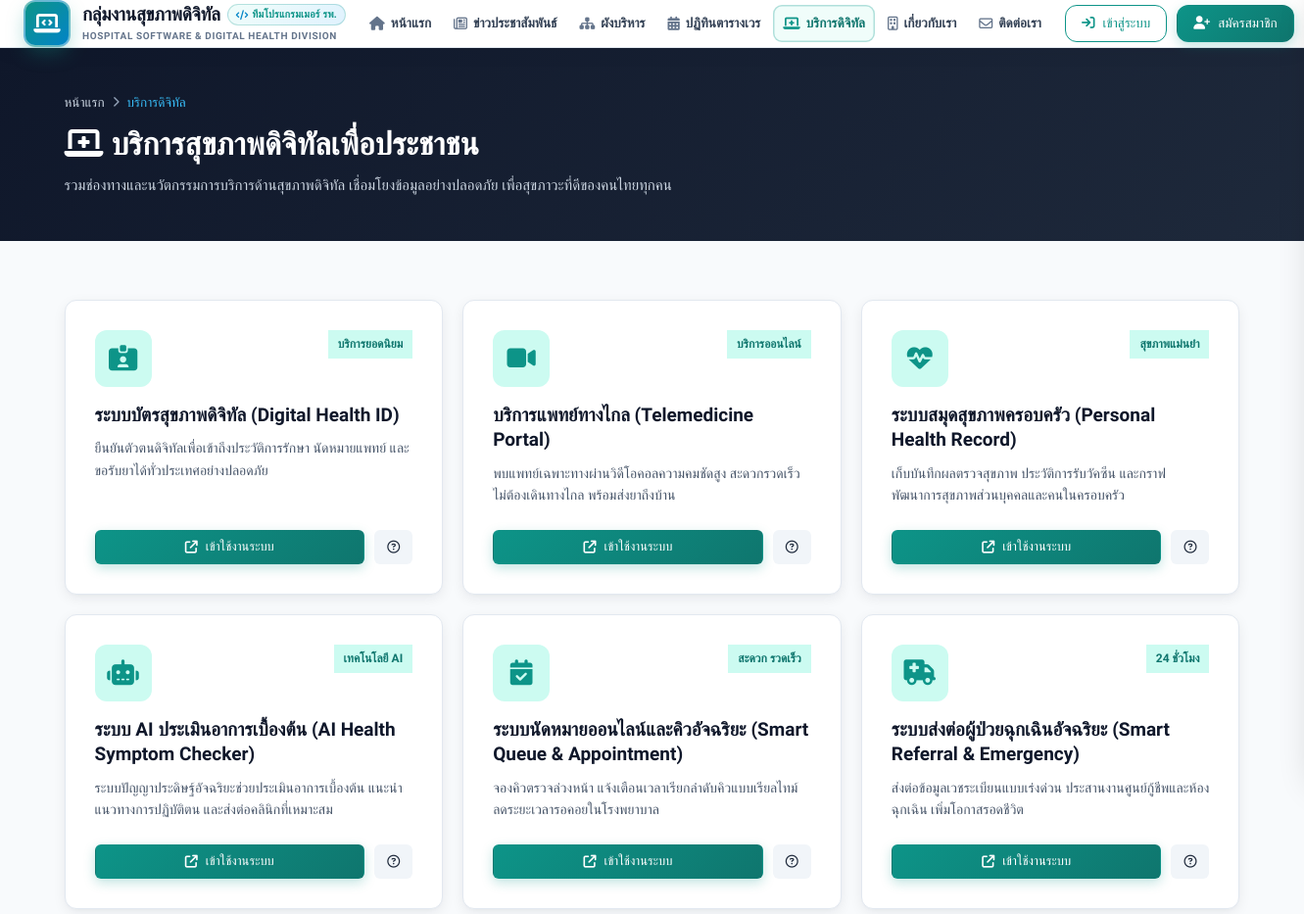
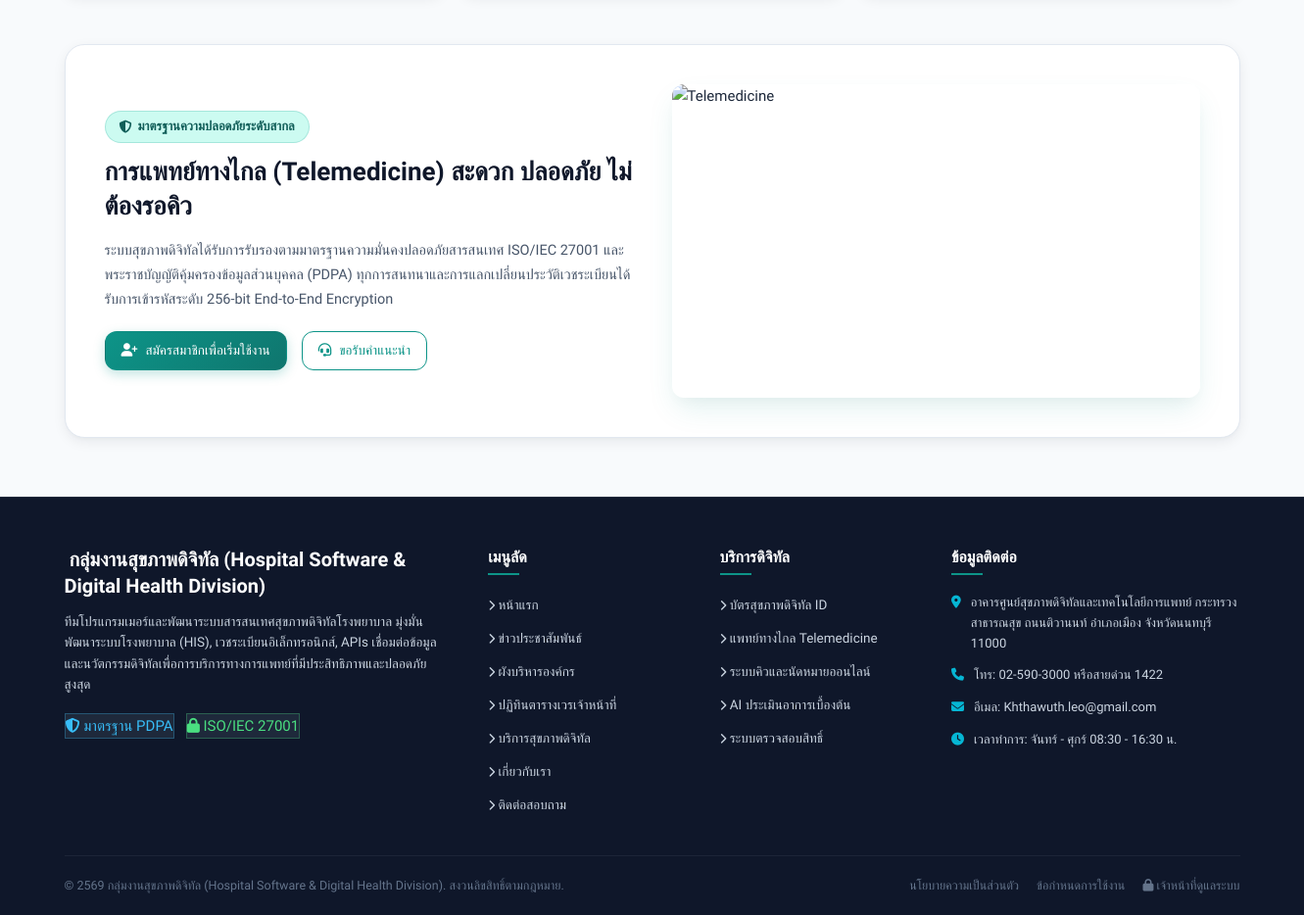
/services.php, run on the app's committed database (2 pictures, top to bottom).
### tables this page shows
CREATE TABLE `services` (
  `id` int(11) NOT NULL AUTO_INCREMENT,
  `title` varchar(150) NOT NULL,
  `description` text DEFAULT NULL,
  `icon` varchar(50) DEFAULT 'fa-solid fa-laptop-medical',
  `badge` varchar(50) DEFAULT 'บริการออนไลน์',
  `link_url` varchar(255) DEFAULT '#',
  `sort_order` int(11) DEFAULT 0,
  `is_active` tinyint(1) DEFAULT 1,
  PRIMARY KEY (`id`)
);

### services.php (the view, shortened to what this page needs)
<?php
$pdo = getDBConnection();
$services = $pdo->query("SELECT * FROM services WHERE is_active = 1 ORDER BY sort_order ASC")->fetchAll();
include __DIR__ . '/includes/header.php';
?>
<div style="background: linear-gradient(135deg, #0f172a 0%, #1e293b 100%); color: white; padding: 45px 0;">
    <div class="container">
        <div style="display: flex; align-items: center; gap: 8px; font-size: 13.5px; color: #94a3b8; margin-bottom: 10px;">
            <a href="index.php" style="color: #cbd5e1;">หน้าแรก</a>
            <i class="fa-solid fa-chevron-right" style="font-size: 11px;"></i>
            <span style="color: #38bdf8;">บริการดิจิทัล</span>
        </div>
        <h1 style="font-size: 32px; font-weight: 700; color: white; margin-bottom: 8px;">
            <i class="fa-solid fa-laptop-medical text-primary"></i> บริการสุขภาพดิจิทัลเพื่อประชาชน
        </h1>
        <p style="color: #cbd5e1; font-size: 15px; max-width: 720px;">
            รวมช่องทางและนวัตกรรมการบริการด้านสุขภาพดิจิทัล เชื่อมโยงข้อมูลอย่างปลอดภัย เพื่อสุขภาวะที่ดีของคนไทยทุกคน
        </p>
    </div>
</div>
<div class="section">
    <div class="container">
        <div class="services-grid" style="grid-template-columns: repeat(auto-fill, minmax(340px, 1fr));">
            <?php foreach ($services as $srv): ?>
                <div class="service-card" style="padding: 30px;">
                    <div class="service-header">
                        <div class="service-icon" style="width: 58px; height: 58px; font-size: 26px;">
                            <i class="<?= htmlspecialchars($srv['icon']) ?>"></i>
                        </div>
                        <span class="badge" style="background:#ccfbf1;color:#0f766e;font-size:12px;font-weight:600;padding:5px 10px;">
                            <?= htmlspecialchars($srv['badge']) ?>
                        </span>
                    </div>
                    <h3 class="service-title" style="font-size: 19px; margin-bottom: 10px;"><?= htmlspecialchars($srv['title']) ?></h3>
                    <p class="service-desc" style="font-size: 14px; line-height: 1.6; margin-bottom: 24px; color: #475569;">
                        <?= htmlspecialchars($srv['description']) ?>
                    </p>
                    <div style="margin-top: auto; display: flex; gap: 10px;">
                        <a href="<?= htmlspecialchars($srv['link_url']) ?>" class="btn btn-primary btn-sm" style="flex-grow: 1;">
                            <i class="fa-solid fa-arrow-up-right-from-square"></i> เข้าใช้งานระบบ
                        </a>
                        <a href="contact.php" class="btn btn-light btn-sm" title="สอบถามเพิ่มเติม">
                            <i class="fa-regular fa-circle-question"></i>
                        </a>
                    </div>
                </div>
            <?php endforeach; ?>
        </div>
        <div style="margin-top: 50px; background: white; border-radius: var(--radius-lg); border: 1px solid var(--border-color); box-shadow: var(--shadow-md); padding: 40px; display: grid; grid-template-columns: 1fr 1fr; gap: 40px; align-items: center;">
            <div>
                <span class="badge-pill"><i class="fa-solid fa-shield-halved"></i> มาตรฐานความปลอดภัยระดับสากล</span>
                <h2 style="font-size: 26px; color: #0f172a; margin-bottom: 16px;">
                    การแพทย์ทางไกล (Telemedicine) สะดวก ปลอดภัย ไม่ต้องรอคิว
                </h2>
                <p style="color: #475569; font-size: 14.5px; line-height: 1.7; margin-bottom: 20px;">
                    ระบบสุขภาพดิจิทัลได้รับการรับรองตามมาตรฐานความมั่นคงปลอดภัยสารสนเทศ ISO/IEC 27001 และพระราชบัญญัติคุ้มครองข้อมูลส่วนบุคคล (PDPA) ทุกการสนทนาและการแลกเปลี่ยนประวัติเวชระเบียนได้รับการเข้ารหัสระดับ 256-bit End-to-End Encryption
                </p>
                <div style="display: flex; gap: 15px;">
                    <a href="register.php" class="btn btn-primary"><i class="fa-solid fa-user-plus"></i> สมัครสมาชิกเพื่อเริ่มใช้งาน</a>
                    <a href="contact.php" class="btn btn-outline-primary"><i class="fa-solid fa-headset"></i> ขอรับคำแนะนำ</a>
                </div>
            </div>
            <div style="border-radius: var(--radius-md); overflow: hidden; box-shadow: var(--shadow-lg);">
                <img src="https://images.unsplash.com/photo-1576091160399-112ba8d25d1d?auto=format&fit=crop&w=800&q=80" alt="Telemedicine" style="width: 100%; height: 320px; object-fit: cover;">
            </div>
        </div>
    </div>
</div>
<?php include __DIR__ . '/includes/footer.php'; ?>

### assets/css/style.css (style rules this page uses)
:root { --primary: #0d9488; --primary-hover: #0f766e; --primary-light: #ccfbf1; --primary-dark: #115e59; --secondary: #0284c7; --secondary-hover: #0369a1; --accent: #06b6d4; --accent-glow: rgba(6, 182, 212, 0.25); --dark-navy: #0f172a; --slate-dark: #1e293b; --slate-medium: #475569; --slate-light: #94a3b8; --bg-main: #f8fafc; --bg-card: #ffffff; --border-color: #e2e8f0; --success: #10b981; --warning: #f59e0b; --danger: #ef4444; --radius-sm: 6px; --radius-md: 12px; --radius-lg: 20px; --radius-full: 9999px; --shadow-sm: 0 1px 3px rgba(0,0,0,0.05); --shadow-md: 0 4px 14px -1px rgba(15, 23, 42, 0.08), 0 2px 4px -2px rgba(15, 23, 42, 0.04); --shadow-lg: 0 14px 30px -4px rgba(13, 148, 136, 0.12), 0 8px 16px -6px rgba(0, 0, 0, 0.04); --shadow-hover: 0 20px 35px -5px rgba(13, 148, 136, 0.2), 0 10px 10px -5px rgba(0, 0, 0, 0.04); --transition: all 0.25s cubic-bezier(0.4, 0, 0.2, 1); }
* { margin: 0; padding: 0; box-sizing: border-box; }
body { font-family: 'Prompt', 'Inter', -apple-system, BlinkMacSystemFont, sans-serif; background-color: var(--bg-main); color: var(--slate-dark); line-height: 1.6; font-size: 15px; overflow-x: hidden; -webkit-font-smoothing: antialiased; }
h1, h2, h3, h4, h5, h6 { font-weight: 600; color: var(--dark-navy); line-height: 1.35; }
a { text-decoration: none; color: inherit; transition: var(--transition); }
img { max-width: 100%; height: auto; display: block; }
.container { max-width: 1240px; margin: 0 auto; padding: 0 20px; }
.section { padding: 60px 0; }
.badge-pill { display: inline-flex; align-items: center; gap: 6px; background: var(--primary-light); color: var(--primary-dark); font-size: 13px; font-weight: 600; padding: 5px 14px; border-radius: var(--radius-full); margin-bottom: 12px; border: 1px solid rgba(13, 148, 136, 0.2); }
.btn { display: inline-flex; align-items: center; justify-content: center; gap: 8px; padding: 8px 16px; font-size: 13.5px; font-weight: 500; border-radius: var(--radius-md); cursor: pointer; border: 1px solid transparent; transition: var(--transition); font-family: inherit; white-space: nowrap !important; flex-shrink: 0; }
.btn-primary { background: linear-gradient(135deg, var(--primary) 0%, var(--primary-hover) 100%); color: white; box-shadow: 0 4px 12px rgba(13, 148, 136, 0.25); }
.btn-outline-primary { background: transparent; color: var(--primary); border-color: var(--primary); }
.btn-light { background: #f1f5f9; color: var(--slate-dark); }
.btn-sm { padding: 6px 12px; font-size: 13px; border-radius: var(--radius-sm); }
.services-grid { display: grid; grid-template-columns: repeat(auto-fit, minmax(260px, 1fr)); gap: 20px; }
.service-card { background: var(--bg-card); padding: 24px; border-radius: var(--radius-md); border: 1px solid var(--border-color); box-shadow: var(--shadow-md); transition: var(--transition); display: flex; flex-direction: column; position: relative; overflow: hidden; }
.service-card::before { content: ''; position: absolute; top: 0; left: 0; right: 0; height: 4px; background: linear-gradient(90deg, var(--primary), var(--secondary)); opacity: 0; transition: var(--transition); }
.service-header { display: flex; justify-content: space-between; align-items: flex-start; margin-bottom: 16px; }
.service-icon { width: 52px; height: 52px; border-radius: 12px; background: var(--primary-light); color: var(--primary); display: flex; align-items: center; justify-content: center; font-size: 24px; transition: var(--transition); }
.service-title { font-size: 17px; margin-bottom: 8px; color: var(--dark-navy); }
.service-desc { color: var(--slate-medium); font-size: 13.5px; margin-bottom: 16px; flex-grow: 1; }

### data on the page
services: badge "บริการยอดนิยม", title "ระบบบัตรสุขภาพดิจิทัล (Digital Health ID)", description "ยืนยันตัวตนดิจิทัลเพื่อเข้าถึงประวัติการรักษา นัดหมายแพทย์ และขอรับยาได้ทั่วประเทศอย่างปลอดภัย"
services: badge "บริการออนไลน์", title "บริการแพทย์ทางไกล (Telemedicine Portal)", description "พบแพทย์เฉพาะทางผ่านวิดีโอคอลความคมชัดสูง สะดวกรวดเร็ว ไม่ต้องเดินทางไกล พร้อมส่งยาถึงบ้าน"
services: badge "สุขภาพแม่นยำ", title "ระบบสมุดสุขภาพครอบครัว (Personal Health Record)", description "เก็บบันทึกผลตรวจสุขภาพ ประวัติการรับวัคซีน และกราฟพัฒนาการสุขภาพส่วนบุคคลและคนในครอบครัว"
services: badge "เทคโนโลยี AI", title "ระบบ AI ประเมินอาการเบื้องต้น (AI Health Symptom Checker)", description "ระบบปัญญาประดิษฐ์อัจฉริยะช่วยประเมินอาการเบื้องต้น แนะนำแนวทางการปฏิบัติตน และส่งต่อคลินิกที่เหมาะสม"
services: badge "สะดวก รวดเร็ว", title "ระบบนัดหมายออนไลน์และคิวอัจฉริยะ (Smart Queue & Appointment)", description "จองคิวตรวจล่วงหน้า แจ้งเตือนเวลาเรียกลำดับคิวแบบเรียลไทม์ ลดระยะเวลารอคอยในโรงพยาบาล"
services: badge "24 ชั่วโมง", title "ระบบส่งต่อผู้ป่วยฉุกเฉินอัจฉริยะ (Smart Referral & Emergency)", description "ส่งต่อข้อมูลเวชระเบียนแบบเร่งด่วน ประสานงานศูนย์กู้ชีพและห้องฉุกเฉิน เพิ่มโอกาสรอดชีวิต"

### other printed values
$siteShortName "กลุ่มงานสุขภาพดิจิทัล"
$siteTitle "กลุ่มงานสุขภาพดิจิทัล (Hospital Software & Digital Health Division)"
$contactAddress "อาคารศูนย์สุขภาพดิจิทัลและเทคโนโลยีการแพทย์ กระทรวงสาธารณสุข ถนนติวานนท์ อำเภอเมือง จังหวัดนนทบุรี 11000"
$contactPhone "02-590-3000 หรือสายด่วน 1422"
$contactEmail "Khthawuth.leo@gmail.com"
